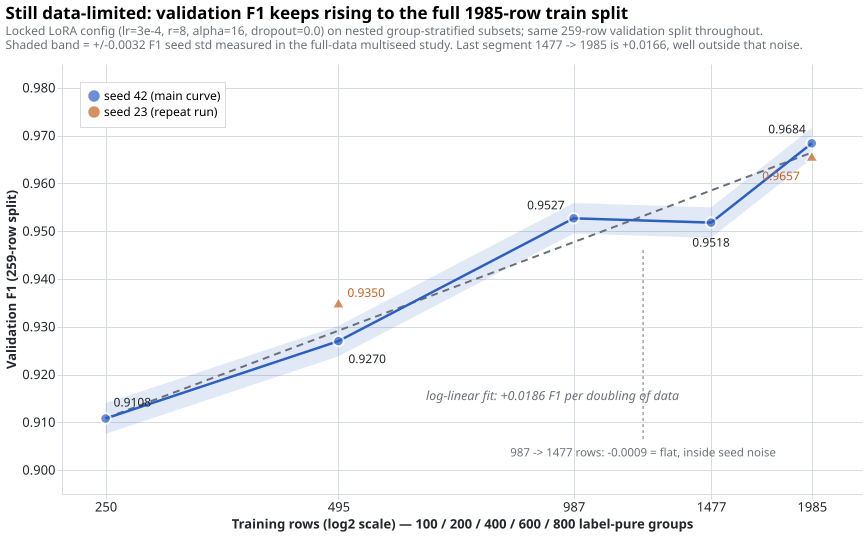

This figure's Python source:
"""Chart 5 (appendix): validation F1 vs training-set size.

Source of numbers: scripts/model/results/learning_curve_v2/REPORT.md
Locked LoRA config: lr=3e-4, r=8, alpha=16, dropout=0.0. Validation = 259 rows.

Run with:  /home/novaktj/aegis_env/bin/python chart5_learning_curve.py
"""

import math
from pathlib import Path

import altair as alt
import pandas as pd
import vl_convert as vlc

OUT = Path(__file__).with_suffix(".svg")

# ---- data (verbatim from REPORT.md results table) -------------------------
MAIN = pd.DataFrame(
    [
        # n_groups, n_rows, F1, precision, recall, best_epoch
        (100, 250, 0.9108, 0.8970, 0.9250, 6),
        (200, 495, 0.9270, 0.9419, 0.9125, 6),
        (400, 987, 0.9527, 0.9618, 0.9437, 6),
        (600, 1477, 0.9518, 0.9801, 0.9250, 3),
        (800, 1985, 0.9684, 0.9808, 0.9563, 6),
    ],
    columns=["n_groups", "n_rows", "f1", "precision", "recall", "best_epoch"],
)
MAIN["seed"] = "seed 42 (main curve)"

SEED23 = pd.DataFrame(
    [
        (200, 495, 0.9350),
        (800, 1985, 0.9657),
    ],
    columns=["n_groups", "n_rows", "f1"],
)
SEED23["seed"] = "seed 23 (repeat run)"

# Multiseed study at full data: +/- 0.0032 F1 seed std.
SEED_STD = 0.0032

# Log-linear fit over the 5 seed-42 points.
FIT_A, FIT_B = 0.7627, 0.0186

XS = [250, 495, 987, 1477, 1985]
FIT = pd.DataFrame({"n_rows": XS})
FIT["f1"] = FIT_A + FIT_B * FIT["n_rows"].map(math.log2)

MAIN["lo"] = MAIN["f1"] - SEED_STD
MAIN["hi"] = MAIN["f1"] + SEED_STD
MAIN["label"] = MAIN["f1"].map("{:.4f}".format)
# hand-placed label offsets so nothing collides at slide size
MAIN["align"] = ["left", "left", "right", "center", "right"]
MAIN["dx"] = [8, 10, -9, 0, -6]
MAIN["dy"] = [-16, 18, -13, 20, -14]

SEED23["label"] = SEED23["f1"].map("{:.4f}".format)
SEED23["align"] = ["left", "right"]
SEED23["dx"] = [9, -12]
SEED23["dy"] = [-10, 20]

BLUE = "#2C5FBF"
ORANGE = "#C2611F"
GRID = "#D8DBE0"
INK = "#22252A"
MUTED = "#6B7078"

X = alt.X(
    "n_rows:Q",
    scale=alt.Scale(type="log", base=2, domain=[220, 2300], nice=False),
    axis=alt.Axis(
        values=XS,
        format="d",
        title="Training rows (log2 scale)  —  100 / 200 / 400 / 600 / 800 label-pure groups",
        grid=True,
        gridColor=GRID,
        labelFontSize=13,
        titleFontSize=13,
    ),
)
YSCALE = alt.Scale(domain=[0.895, 0.985], zero=False, nice=False)
YAXIS = alt.Axis(
    title="Validation F1 (259-row split)",
    format=".3f",
    grid=True,
    gridColor=GRID,
    labelFontSize=13,
    titleFontSize=13,
)
Y = alt.Y("f1:Q", scale=YSCALE, axis=YAXIS)

COLOR = alt.Color(
    "seed:N",
    scale=alt.Scale(
        domain=["seed 42 (main curve)", "seed 23 (repeat run)"],
        range=[BLUE, ORANGE],
    ),
    legend=alt.Legend(title=None, orient="top-left", labelFontSize=12,
                      fillColor="white", padding=8, strokeColor=GRID),
)

# +/- seed-noise band around the main curve.
band = (
    alt.Chart(MAIN)
    .mark_area(color=BLUE, opacity=0.14)
    .encode(X, alt.Y("lo:Q", scale=YSCALE, axis=YAXIS), alt.Y2("hi:Q"))
)

fit_line = (
    alt.Chart(FIT)
    .mark_line(color=MUTED, strokeDash=[7, 5], strokeWidth=2)
    .encode(X, Y)
)

fit_label = (
    alt.Chart(pd.DataFrame({"n_rows": [640], "f1": [0.9155],
                            "t": ["log-linear fit: +0.0186 F1 per doubling of data"]}))
    .mark_text(align="left", color=MUTED, fontSize=12.5, fontStyle="italic")
    .encode(X, Y, alt.Text("t:N"))
)

line = alt.Chart(MAIN).mark_line(strokeWidth=2.5).encode(X, Y, COLOR)
pts = (
    alt.Chart(MAIN)
    .mark_point(filled=True, size=110, stroke="white", strokeWidth=2)
    .encode(X, Y, COLOR, tooltip=["n_groups", "n_rows", "f1", "precision",
                                  "recall", "best_epoch"])
)
def text_layer(df, color):
    """One text mark per row so dx/dy/align can be placed by hand."""
    return alt.layer(
        *[
            alt.Chart(df.iloc[[i]])
            .mark_text(fontSize=12, color=color, align=df.iloc[i]["align"],
                       dx=float(df.iloc[i]["dx"]), dy=float(df.iloc[i]["dy"]))
            .encode(X, Y, alt.Text("label:N"))
            for i in range(len(df))
        ]
    )


pt_labels = text_layer(MAIN, INK)

s23 = (
    alt.Chart(SEED23)
    .mark_point(shape="triangle-up", filled=True, size=150,
                stroke="white", strokeWidth=1.5)
    .encode(X, Y, COLOR, tooltip=["n_groups", "n_rows", "f1"])
)
s23_labels = text_layer(SEED23, ORANGE)

# Flat segment call-out (987 -> 1477 is -0.0009, inside seed noise).
flat = (
    alt.Chart(pd.DataFrame({"n_rows": [1210], "f1": [0.9035],
                            "t": ["987 -> 1477 rows: -0.0009 = flat, inside seed noise"]}))
    .mark_text(align="center", fontSize=11.5, color=MUTED)
    .encode(X, Y, alt.Text("t:N"))
)
flat_rule = (
    alt.Chart(pd.DataFrame({"n_rows": [1210], "f1": [0.9065], "f2": [0.9465]}))
    .mark_rule(color=MUTED, strokeWidth=1, strokeDash=[3, 3])
    .encode(X, alt.Y("f1:Q"), alt.Y2("f2:Q"))
)

chart = (
    alt.layer(band, fit_line, fit_label, flat_rule, flat,
              line, pts, pt_labels, s23, s23_labels)
    .properties(
        width=800,
        height=430,
        title=alt.Title(
            "Still data-limited: validation F1 keeps rising to the full 1985-row train split",
            subtitle=[
                "Locked LoRA config (lr=3e-4, r=8, alpha=16, dropout=0.0) on nested group-stratified subsets; "
                "same 259-row validation split throughout.",
                "Shaded band = +/-0.0032 F1 seed std measured in the full-data multiseed study. "
                "Last segment 1477 -> 1985 is +0.0166, well outside that noise.",
            ],
            fontSize=17,
            subtitleFontSize=12,
            subtitleColor=MUTED,
            anchor="start",
            offset=12,
        ),
    )
    .configure_view(stroke=None)
    .configure_axis(domainColor=GRID, tickColor=GRID, labelColor=INK, titleColor=INK)
)

OUT.write_text(vlc.vegalite_to_svg(chart.to_json()))
print("wrote", OUT)
